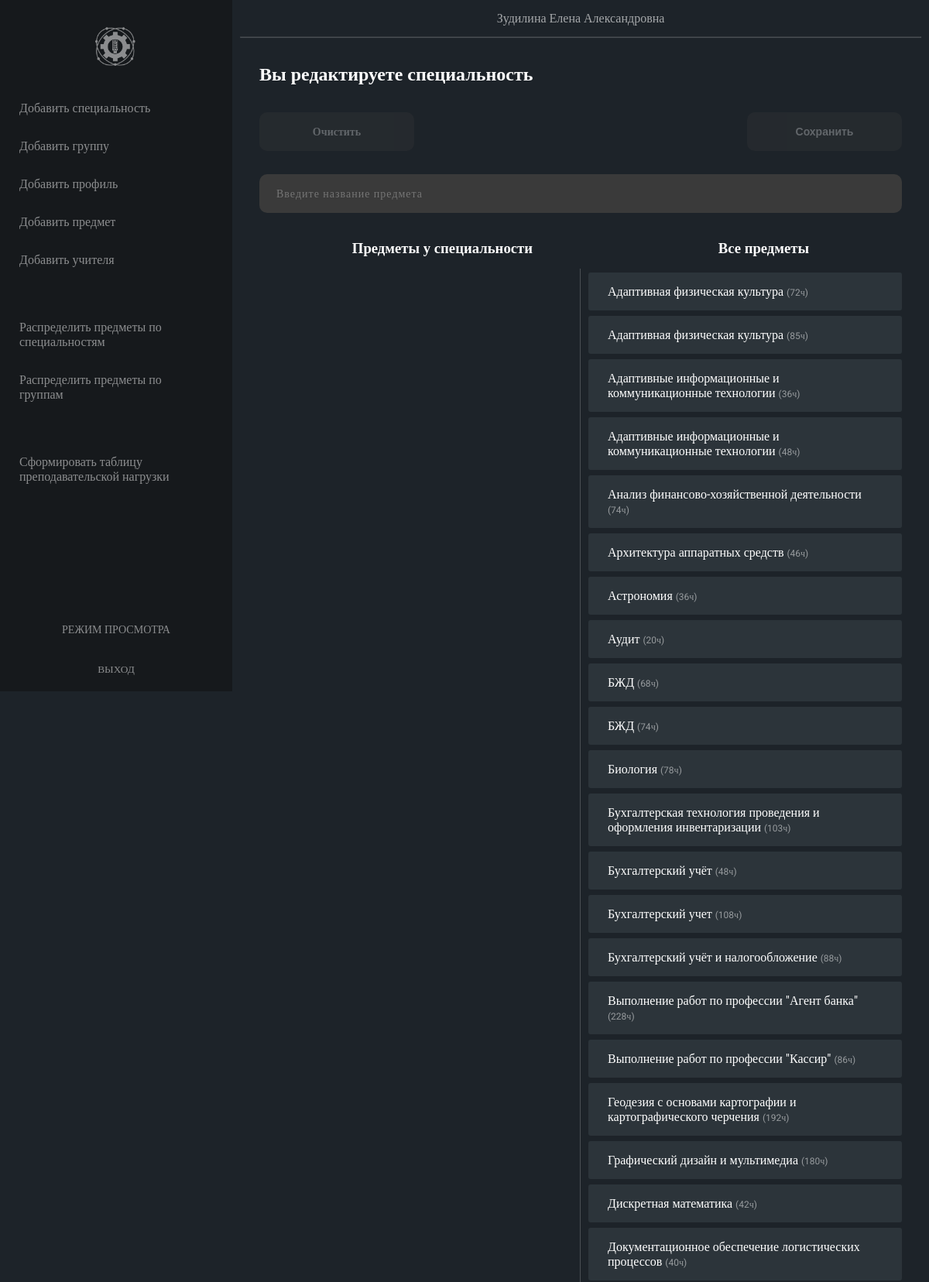
/pages/admin/edit_spec_subjects.php (signed in, upper part), run on the app's committed database.
### tables this page shows
CREATE TABLE `subjects` (
  `id_subject` int(11) NOT NULL,
  `id_profile` int(11) NOT NULL,
  `subject_name` varchar(255) NOT NULL,
  `subject_desc` varchar(255) DEFAULT NULL,
  `subject_hours` int(11) NOT NULL
);

### pages/admin/edit_spec_subjects.php (the view, shortened to what this page needs)
<?php
require_once './../../php/connection.php';
$idSpec = $_GET['id'];
$resultSpecs = mysqli_query($link,
"SELECT
`subjects`.`id_subject`,
`subjects`.`subject_name`,
`subjects`.`subject_desc`,
`subjects`.`subject_hours`
FROM
`subjects`
WHERE `subjects`.`id_subject` NOT IN(
SELECT
`id_subject`
FROM
`subject-specialization`
WHERE
`id_specialization` = '$idSpec')
ORDER BY `subjects`.`subject_name`, `subjects`.`subject_hours`;");
$specs = mysqli_fetch_all($resultSpecs);
?>
<!DOCTYPE html>
<html lang='ru'>
<head>
    <link rel='stylesheet' href='./../../styles/style.css'>
</head>
<body>
    <?php include './includes/nav.php'; ?>
    <main>
        <?php include './includes/header.php'; ?>
        <section>
            <div style="display: flex; flex-flow: row nowrap; justify-content: space-between; align-items: center">
                <h2>Вы редактируете специальность <?=$idSpec?> </h2>
            </div>
            <div class="buttons">
                <a href="./../../php/delete_subjects.php?idSpecToDelete=<?=$idSpec?>" class="clear-subjects-group">Очистить</a>
                <button class="update-subjects-group"> Сохранить </button>
            </div>
                <input
                    type="text"
                    name="search_subjects"
                    id=""
                    class="search-subjects-group"
                    style="
                        margin: 15px 0;
                        width: 100%;
                        letter-spacing: 1px;
                        padding: 15px 20px;
                        cursor: text;
                        font-weight: normal;"
                    placeholder="Введите название предмета">
            <div class="titles">
                <h3 style="text-align: center; margin-bottom: 15px;" class="not-draggable"> Предметы у специальности </h3>
                <h3 style="text-align: center; margin-bottom: 15px;" class="not-draggable"> Все предметы </h3>
            </div>
            <div class="sort-subjects">
                <div class="sort-subjects__group">
                </div>
                <div class="sort-subjects__all">
                    <?
                        foreach ($specs as $value)
                        {
                            ?>
                                <p class="subject-name" data-subjectId="<?=$value[0]?>" ><?=$value[1]?> <span> (<?=$value[3]?>ч) </span> </p>
                            <?
                        }
                    ?>
                </div>
            </div>
        </section>
    </main>
</body>
</html>

### styles/style.css (style rules this page uses)
*, *::after, *::before { box-sizing: border-box; margin: 0; padding: 0; }
a { text-decoration: none; color: #000000; }
button { border: none; outline: none; background-color: transparent; }
input { border: none; outline: none; }
html, body { width: 100%; }
html { height: 100%; }
body, input, a, textarea { font-family: "Roboto", serif; }
body { min-height: 100%; color: #FFFFFF; background-color: #1d2329; display: flex; flex-flow: row nowrap; }
main { display: flex; flex-flow: column nowrap; flex-grow: 1; }
main section { padding: 35px; }
section { width: 100%; padding: 25px; }
div.sort-subjects { display: flex; flex-flow: row nowrap; -webkit-user-select: none; user-select: none; }
div.sort-subjects .sort-subjects__all, div.sort-subjects .sort-subjects__group { display: flex; align-items: stretch; flex-flow: column nowrap; flex-grow: 1; justify-content: flex-start; min-width: 50%; padding-top: 5px; padding-bottom: 25px; }
div.sort-subjects .sort-subjects__all p, div.sort-subjects .sort-subjects__group p { margin-bottom: 7px; padding: 15px 25px; cursor: move; border-radius: 3px; background-color: #2C343A; }
div.sort-subjects .sort-subjects__all p span, div.sort-subjects .sort-subjects__group p span { font-size: 12px; opacity: 0.5; }
div.sort-subjects .sort-subjects__group { padding-right: 10px; border-right: 1px solid rgba(255, 255, 255, 0.2); }
div.sort-subjects .sort-subjects__all { padding-left: 10px; }
.update-subjects-group, .clear-subjects-group, .create-teacher-file { font-size: 14px; font-weight: bold; display: flex; align-items: center; justify-content: center; width: 200px; min-height: 50px; cursor: pointer; transition: 0.8s background, 0.6s border-radius; letter-spacing: unset; color: #FFFFFF; border-radius: 10px; background-color: #3A3A3A; }
.update-subjects-group.disabled, .clear-subjects-group.disabled, .create-teacher-file.disabled { cursor: not-allowed; opacity: 0.3; }
.search-subjects-group { font-size: 14px; font-weight: bold; display: flex; align-items: center; justify-content: center; width: 200px; min-height: 50px; cursor: pointer; transition: 0.8s background, 0.6s border-radius; letter-spacing: unset; color: #FFFFFF; border: 2px solid transparent; border-radius: 10px; background-color: #3A3A3A; }
.buttons { display: flex; justify-content: space-between; padding: 15px 0; padding-top: 35px; }
.titles { display: flex; flex-flow: row nowrap; margin-top: 35px; }
.titles h3 { flex-grow: 1; }

### data on the page
subjects: subject_name "Адаптивная физическая культура", subject_hours "72"
subjects: subject_name "Адаптивная физическая культура", subject_hours "85"
subjects: subject_name "Адаптивные информационные и коммуникационные технологии", subject_hours "36"
subjects: subject_name "Адаптивные информационные и коммуникационные технологии", subject_hours "48"
subjects: subject_name "Анализ финансово-хозяйственной деятельности", subject_hours "74"
subjects: subject_name "Архитектура аппаратных средств", subject_hours "46"
subjects: subject_name "Астрономия", subject_hours "36"
subjects: subject_name "Аудит", subject_hours "20"
subjects: subject_name "БЖД", subject_hours "68"
subjects: subject_name "БЖД", subject_hours "74"
subjects: subject_name "Биология", subject_hours "78"
subjects: subject_name "Бухгалтерская технология проведения и оформления инвентаризации", subject_hours "103"
subjects: subject_name "Бухгалтерский учёт", subject_hours "48"
subjects: subject_name "Бухгалтерский учет", subject_hours "108"
subjects: subject_name "Бухгалтерский учёт и налогообложение", subject_hours "88"
subjects: subject_name "Выполнение работ по профессии \"Агент банка\"", subject_hours "228"
subjects: subject_name "Выполнение работ по профессии \"Кассир\"", subject_hours "86"
subjects: subject_name "Геодезия с основами картографии и картографического черчения", subject_hours "192"
subjects: subject_name "Графический дизайн и мультимедиа", subject_hours "180"
subjects: subject_name "Дискретная математика", subject_hours "42"
subjects: subject_name "Документационное обеспечение логистических процессов", subject_hours "40"

### other printed values
$_COOKIE['id_admin'] "Зудилина Елена Александровна"
